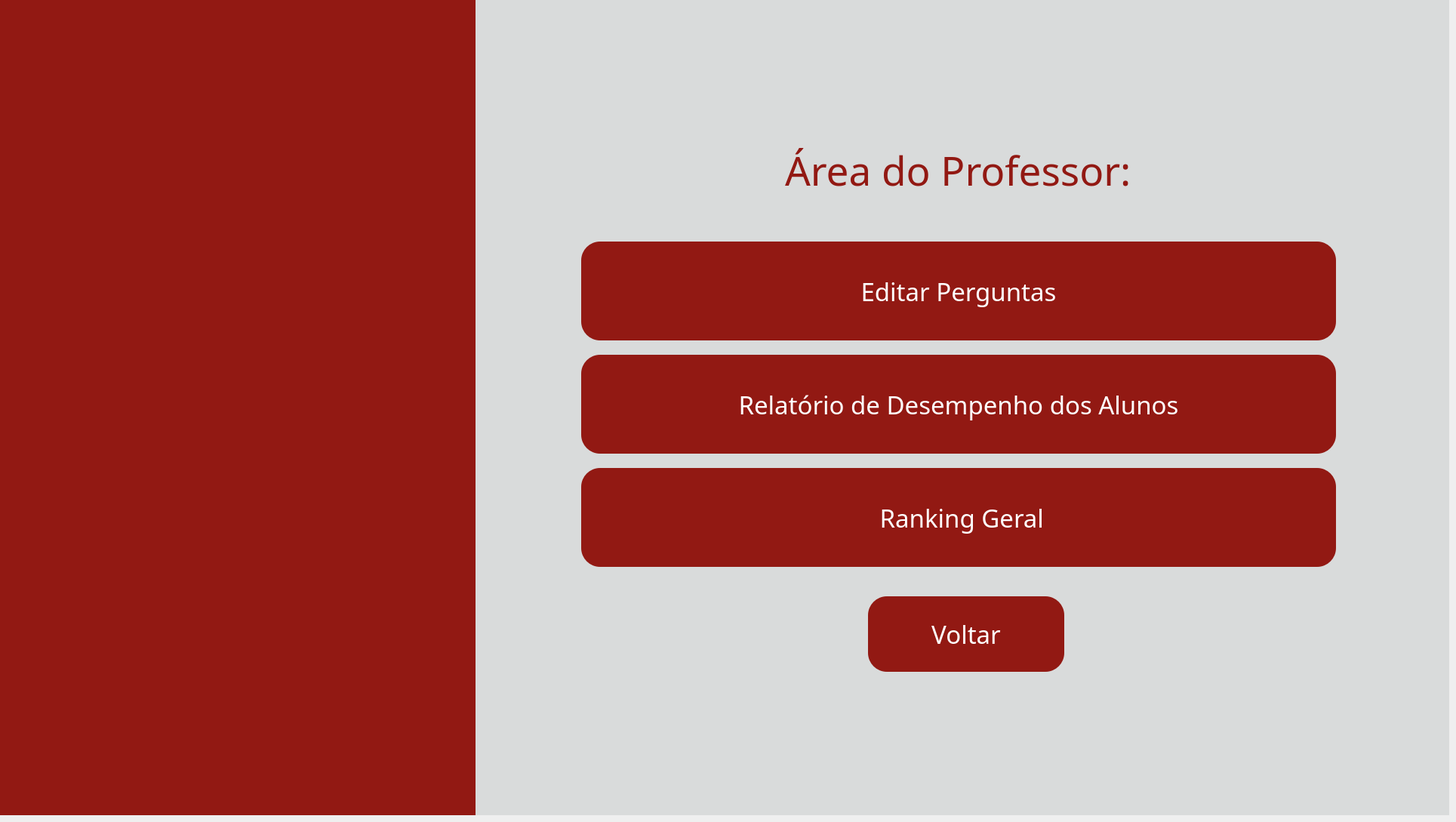
    <widget class="QWidget" name="pg_areaprof">
     <widget class="QWidget" name="fundo_areaprof" native="true">
      <property name="geometry">
       <rect>
        <x>0</x>
        <y>0</y>
        <width>1920</width>
        <height>1080</height>
       </rect>
      </property>
      <property name="styleSheet">
       <string notr="true">background-color: #d9dbdb</string>
      </property>
        <widget class="QWidget" name="barra_areaprof" native="true">
         <property name="geometry">
          <rect>
           <x>0</x>
           <y>0</y>
           <width>630</width>
           <height>1080</height>
          </rect>
         </property>
         <property name="styleSheet">
          <string notr="true">background-color: #921913;</string>
         </property>
         <widget class="QLabel" name="img_fundo_areaprof">
          <property name="geometry">
           <rect>
            <x>-60</x>
            <y>-60</y>
            <width>731</width>
            <height>1200</height>
           </rect>
          </property>
          <property name="text">
           <string/>
          </property>
          <property name="pixmap">
           <pixmap>../images/fundoetec.png</pixmap>
          </property>
          <property name="scaledContents">
           <bool>true</bool>
          </property>
         </widget>
        </widget>
        <widget class="QLabel" name="lbl_titulo_areaprof">
         <property name="geometry">
          <rect>
           <x>1040</x>
           <y>130</y>
           <width>481</width>
           <height>190</height>
          </rect>
         </property>
         <property name="font">
          <font>
           <family>Arbutus Slab</family>
           <pointsize>40</pointsize>
          </font>
         </property>
         <property name="styleSheet">
          <string notr="true">color: #921913;</string>
         </property>
         <property name="text">
          <string>Área do Professor:</string>
         </property>
        </widget>
        <widget class="QPushButton" name="btn_voltarloginprof">
         <property name="geometry">
          <rect>
           <x>1150</x>
           <y>790</y>
           <width>260</width>
           <height>100</height>
          </rect>
         </property>
         <property name="font">
          <font>
           <family>Arbutus Slab</family>
           <pointsize>25</pointsize>
          </font>
         </property>
         <property name="styleSheet">
          <string notr="true">QPushButton{
    background-color: #921913;
    border: none;
    border-radius: 25px;
    color: white;
}

QPushButton:hover{
    background-color: #7a1410;
}

QPushButton:pressed{
    background-color: #5a0f0c;
}</string>
         </property>
         <property name="text">
          <string>Voltar</string>
         </property>
        </widget>
        <widget class="QPushButton" name="btn_relatoriogeral">
         <property name="geometry">
          <rect>
           <x>770</x>
           <y>470</y>
           <width>1000</width>
           <height>131</height>
          </rect>
         </property>
         <property name="font">
          <font>
           <family>Arbutus Slab</family>
           <pointsize>25</pointsize>
          </font>
         </property>
         <property name="styleSheet">
          <string notr="true">QPushButton{
    background-color: #921913;
    border: none;
    border-radius: 25px;
    color: white;
}

QPushButton:hover{
    background-color: #7a1410;
}

QPushButton:pressed{
    background-color: #5a0f0c;
}</string>
         </property>
         <property name="text">
          <string>Relatório de Desempenho dos Alunos</string>
         </property>
        </widget>
        <widget class="QPushButton" name="btn_editarperguntas">
         <property name="geometry">
          <rect>
           <x>770</x>
           <y>320</y>
           <width>1000</width>
           <height>131</height>
          </rect>
         </property>
         <property name="font">
          <font>
           <family>Arbutus Slab</family>
           <pointsize>25</pointsize>
          </font>
         </property>
         <property name="styleSheet">
          <string notr="true">QPushButton{
    background-color: #921913;
    border: none;
    border-radius: 25px;
    color: white;
}

QPushButton:hover{
    background-color: #7a1410;
}

QPushButton:pressed{
    background-color: #5a0f0c;
}</string>
         </property>
         <property name="text">
          <string>Editar Perguntas</string>
         </property>
        </widget>
        <widget class="QPushButton" name="btn_ranking">
         <property name="geometry">
          <rect>
           <x>770</x>
           <y>620</y>
           <width>1000</width>
           <height>131</height>
          </rect>
         </property>
         <property name="font">
          <font>
           <family>Arbutus Slab</family>
           <pointsize>25</pointsize>
          </font>
         </property>
         <property name="styleSheet">
          <string notr="true">QPushButton{
    background-color: #921913;
    border: none;
    border-radius: 25px;
    color: white;
}

QPushButton:hover{
    background-color: #7a1410;
}

QPushButton:pressed{
    background-color: #5a0f0c;
}</string>
         </property>
         <property name="text">
          <string> Ranking Geral</string>
         </property>
        </widget>
        <widget class="QLabel" name="lbl_logo_cps_areaprof">
         <property name="geometry">
          <rect>
           <x>1550</x>
           <y>940</y>
           <width>111</width>
           <height>71</height>
          </rect>
         </property>
         <property name="text">
          <string/>
         </property>
         <property name="pixmap">
          <pixmap>../images/logocps.png</pixmap>
         </property>
         <property name="scaledContents">
          <bool>true</bool>
         </property>
        </widget>
        <widget class="QLabel" name="lbl_logo_etec_areaprof">
         <property name="geometry">
          <rect>
           <x>1690</x>
           <y>950</y>
           <width>151</width>
           <height>91</height>
          </rect>
         </property>
         <property name="text">
          <string/>
         </property>
         <property name="pixmap">
          <pixmap>../images/logoetec.png</pixmap>
         </property>
         <property name="scaledContents">
          <bool>true</bool>
         </property>
        </widget>
      </widget>
    </widget>
